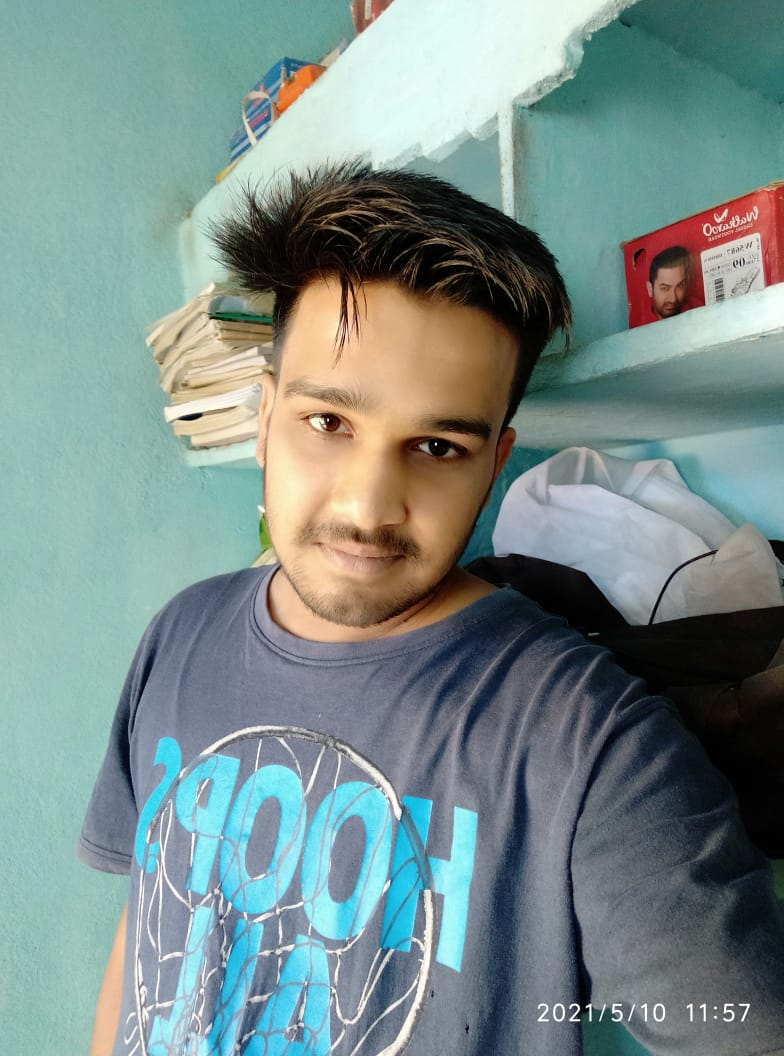
#> input picture siddhu.jpg, 784 x 1056 px
$ python 'Cartoonising an Image using openCv.py'
#> lines starting #> are read from the running program, lines starting #| are printed output that depends on the picture; after the words box and inside, x2 and y2 are one past the last pixel; in counts of white or black regions, pixels touching at a corner belong together
#!/usr/bin/env python
# coding: utf-8

# In[14]:


import numpy as np
import cv2

img = cv2.imread('siddhu.jpg')
#> img is the input picture: shape (1056, 784, 3); mean B, G, R 138.4, 141.5, 122.7
# reads image as bgr(blue green red)


# In[15]:


from matplotlib import pyplot as plt
plt.imshow(img)
plt.show()


# In[16]:


# to plot this image in rgb i will use below function
image = cv2.cvtColor(img, cv2.COLOR_BGR2RGB)
# change size of image to 10x10
plt.figure(figsize= (10,10))
plt.imshow(image)
plt.show()


# In[17]:


# now we apply Bilateral Filter on this, since Bilateral Filter is quite
# a mathematically process, we reduce the size of image by
# reducing the pixels
# using Pyramid Down technique-removing even rows and even columns

img_small = cv2.pyrDown(image)


# In[18]:


num_iter = 5
for i in range(num_iter):
    imag_small = cv2.bilateralFilter(img_small, d=9, sigmaColor = 9, sigmaSpace = 7)
# d is kernal size of 9x9......we apply bilateral filter 5 times


# In[19]:


img_rgb = cv2.pyrUp(img_small)


# In[20]:


plt.imshow(img_rgb)
plt.show()
# this image is more smooth than original image


# In[21]:


# # EDGE LINES using Adaptive Thresholding Image
# First we have to convert image to grayscale image
img_gray = cv2.cvtColor(img_rgb, cv2.COLOR_RGB2GRAY)
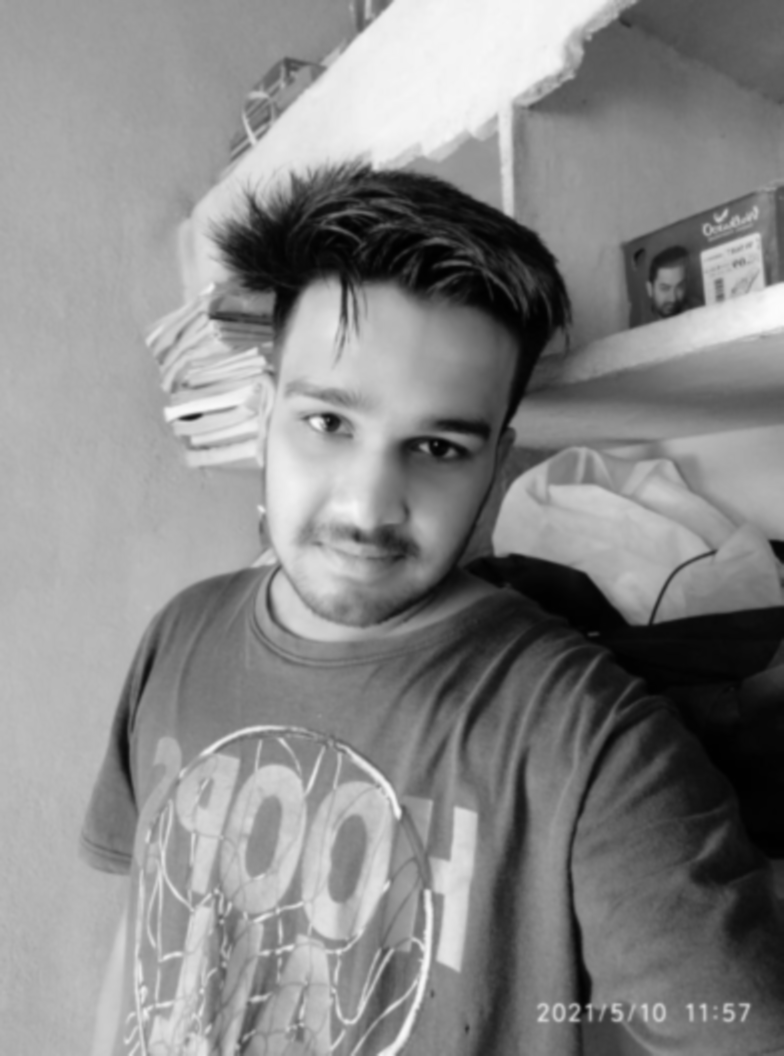
#> img_gray: shape (1056, 784); min 0, max 251, mean 135.6
img_blur = cv2.medianBlur(img_gray, 7)
# 7 is kernal size


# In[22]:


img_edge = cv2.adaptiveThreshold(img_blur, 255, cv2.ADAPTIVE_THRESH_GAUSSIAN_C, cv2.THRESH_BINARY, 7, 2)
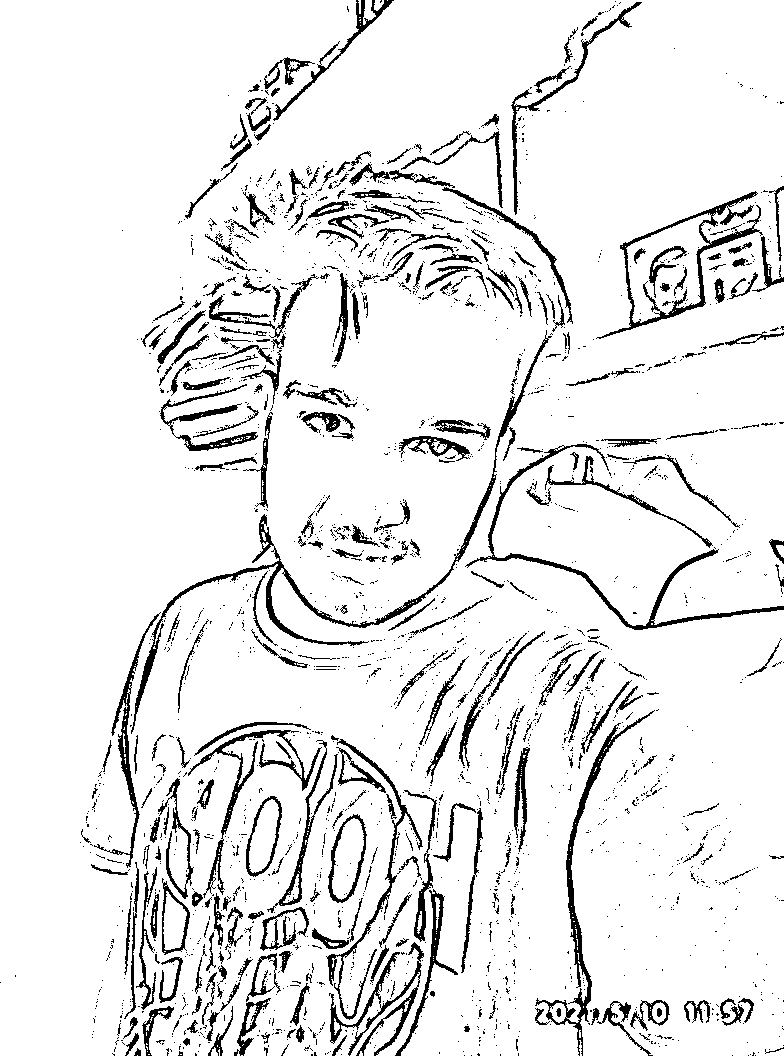
#> img_edge: shape (1056, 784); 91.4% white; 2307 black regions (1971 under 20 px), largest, box (x1, y1, x2, y2) and area: (131, 330, 552, 734) 3992, (465, 444, 784, 630) 2557, (535, 710, 655, 1056) 2493
# any value above the threshhold will be 1 else 0


# In[23]:


plt.imshow(img_edge)
plt.show()


# In[24]:


img_edge = cv2.cvtColor(img_edge, cv2.COLOR_GRAY2RGB)


# In[25]:


plt.imshow(img_edge)
plt.show()


# In[26]:


# now i will multiply both these images
array = cv2.bitwise_and(image, img_edge)
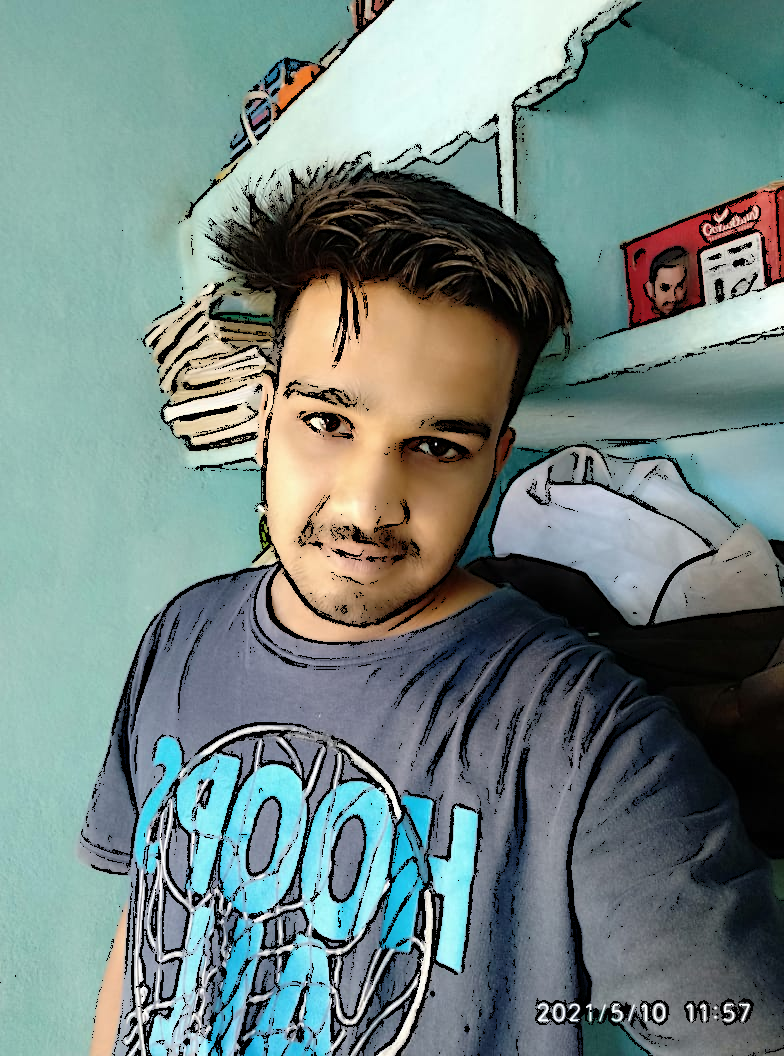
#> array: shape (1056, 784, 3); mean R, G, B 114.5, 133.1, 129.7


# In[27]:


plt.figure(figsize= (10, 10))
plt.imshow(array)
plt.show()


# In[ ]:
